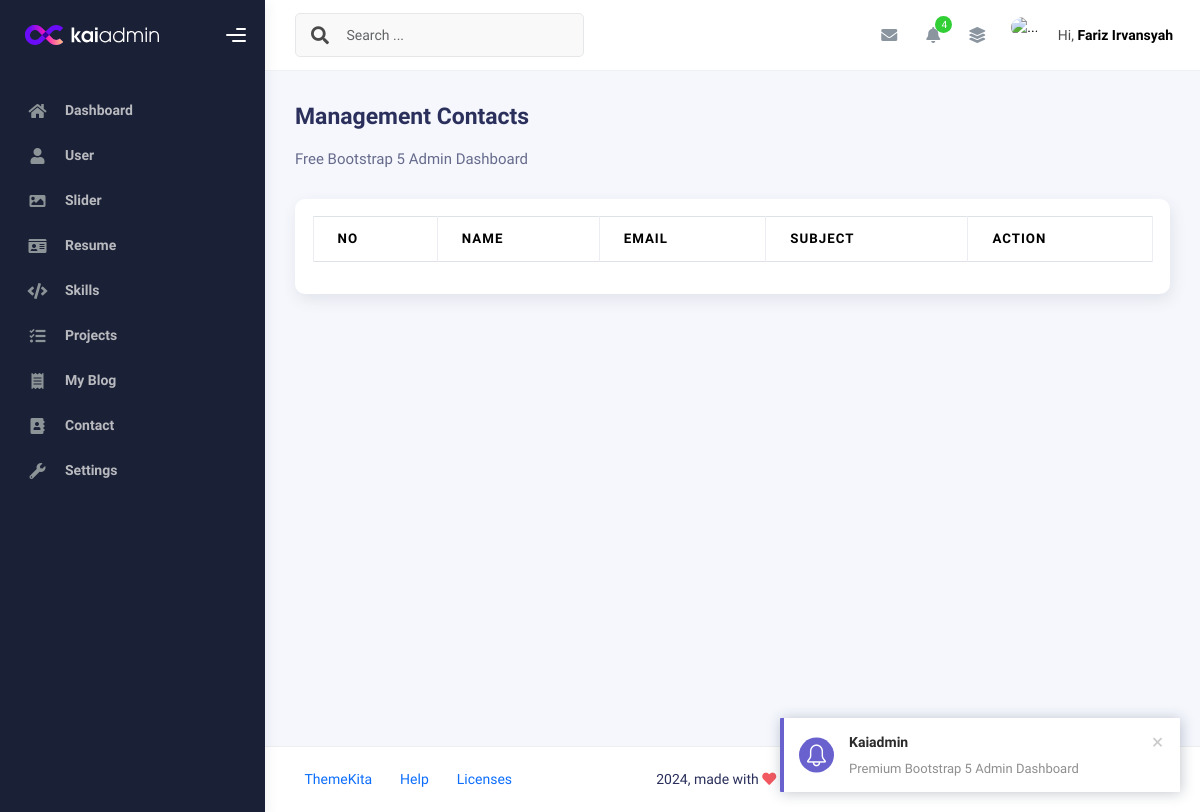
The page /admin/app.php?page=contact (signed in) on the database as committed earlier.
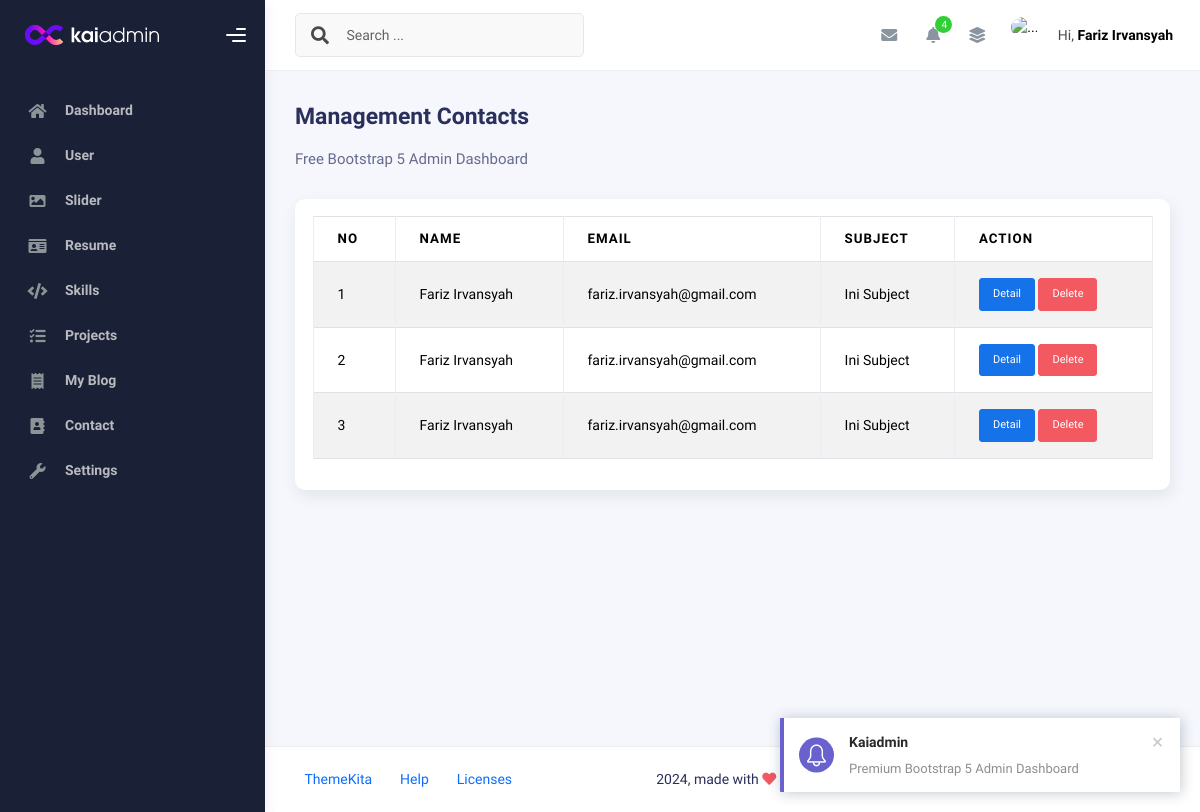
The same page on the database as committed later.
### tables this page shows
CREATE TABLE `contacts` (
  `id` int(11) NOT NULL,
  `name` varchar(50) NOT NULL,
  `email` varchar(50) NOT NULL,
  `subject` varchar(50) NOT NULL,
  `message` text NOT NULL,
  `created_at` timestamp NOT NULL DEFAULT current_timestamp(),
  `update_at` timestamp NULL DEFAULT NULL ON UPDATE current_timestamp()
);

### admin/contact.php (the view, shortened to what this page needs)
<?php
$query = mysqli_query($conn, "SELECT * FROM contacts ORDER BY id DESC");
$rows = mysqli_fetch_all($query, MYSQLI_ASSOC);
?>
<div class="d-flex align-items-left align-items-md-center flex-column flex-md-row pt-2 pb-4">
  <div>
    <h3 class="fw-bold mb-3">Management Contacts</h3>
    <h6 class="op-7 mb-2">Free Bootstrap 5 Admin Dashboard</h6>
  </div>
</div>
<div class="row">
  <div class="col-sm-6 col-md-12">
    <div class="card">
      <div class="card-body">
        <table class="table table-bordered table-striped">
          <thead>
            <tr>
              <th>No</th>
              <th>Name</th>
              <th>Email</th>
              <th>Subject</th>
              <th>Action</th>
            </tr>
          </thead>
          <tbody>
            <?php foreach ($rows as $index => $row): ?>
              <tr>
                <td><?php echo $index += 1 ?></td>
                <td><?php echo $row['name'] ?></td>
                <td><?php echo $row['email'] ?></td>
                <td><?php echo $row['subject'] ?></td>
                <td>
                  <a class="btn btn-primary btn-sm"
                    href="app.php?page=contact-detail&edit=<?php echo $row['id'] ?>">Detail</a>
                  <a onclick="return confirm('Are you sure wanna delete this data?')" class="btn btn-danger btn-sm"
                    href="app.php?page=contact&delete=<?php echo $row['id'] ?>">Delete</a>
                </td>
              </tr>
            <?php endforeach ?>
          </tbody>
        </table>
      </div>
    </div>
  </div>
</div>

Rows that differ between the two databases and show on the page:
added contacts: index "1", name "Fariz Irvansyah", email "fariz.irvansyah@gmail.com", subject "Ini Subject"
added contacts: index "2", name "Fariz Irvansyah", email "fariz.irvansyah@gmail.com", subject "Ini Subject"
added contacts: index "3", name "Fariz Irvansyah", email "fariz.irvansyah@gmail.com", subject "Ini Subject"
